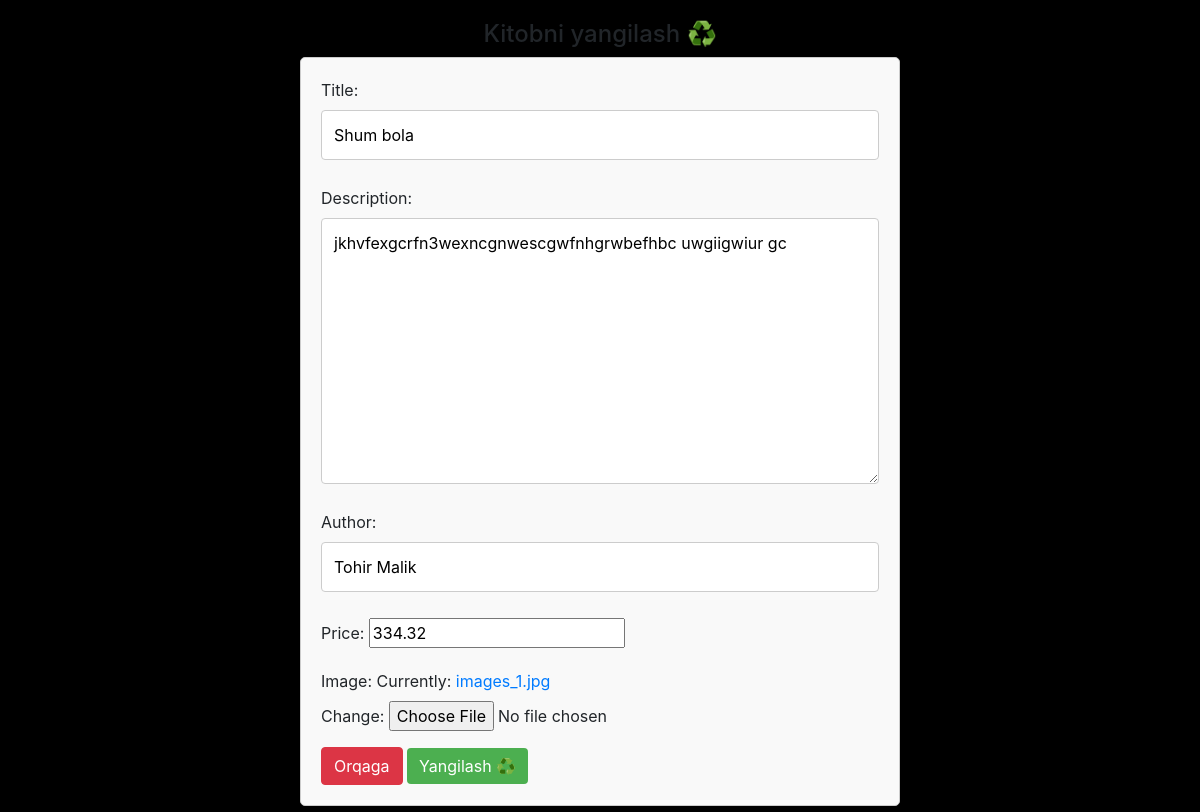
/books/book-update/13/, run on the app's committed database.
### bookapp/models.py (models this page shows, shortened)
class Book(models.Model):
    objects = None
    title = models.CharField(max_length=100)
    description = models.TextField(max_length=1000)
    author = models.CharField(max_length=100)
    price = models.DecimalField(max_digits=5, decimal_places=2)
    image = models.ImageField(upload_to='')

### bookapp/views.py (the view)
# urls.py: path('book-update/<int:pk>/', BookUpdateView.as_view(), name='book-update'),
class BookUpdateView(UpdateView):
    model = Book
    fields = ['title', 'description', 'author', 'price', 'image']
    template_name = 'book-update.html'
    class_form = BookForm
    success_url = reverse_lazy('books:list')

### template/book-update.html (shortened to what this page needs)
{% load static %}
<head>
    <link rel="stylesheet" href="https://stackpath.bootstrapcdn.com/bootstrap/4.5.0/css/bootstrap.min.css"
>
</head>
<link rel="stylesheet" href="/static/css.css">
<div class="card-body">
    <h4>Kitobni yangilash ♻️</h4>
    <form id="contact" action="" method="post" enctype="multipart/form-data">
        {{form.as_p}}
        <a type="button" class="btn btn-danger" href="../../list">Orqaga</a>
        <button type="submit" class="btn btn-success">Yangilash ♻️</button>
    </form>
</div>

### template/book-update.html (style rules this page uses)
#contact { max-width: 600px; margin: 0 auto; padding: 20px; border: 1px solid #ccc; border-radius: 5px; background-color: #f9f9f9; }
h4 { text-align:center; }
#contact input[type="text"], #contact input[type="email"], #contact textarea { width: 100%; padding: 12px; border: 1px solid #ccc; border-radius: 4px; box-sizing: border-box; margin-bottom: 10px; resize: vertical; }
#contact button[type="submit"] { background-color: #4CAF50; color: white; border: none; border-radius: 4px; cursor: pointer; margin-top: 0px; }

### data on the page
Book: title "Shum bola", description "jkhvfexgcrfn3wexncgnwescgwfnhgrwbefhbc uwgiigwiur gc", author "Tohir Malik", price "334.32"
